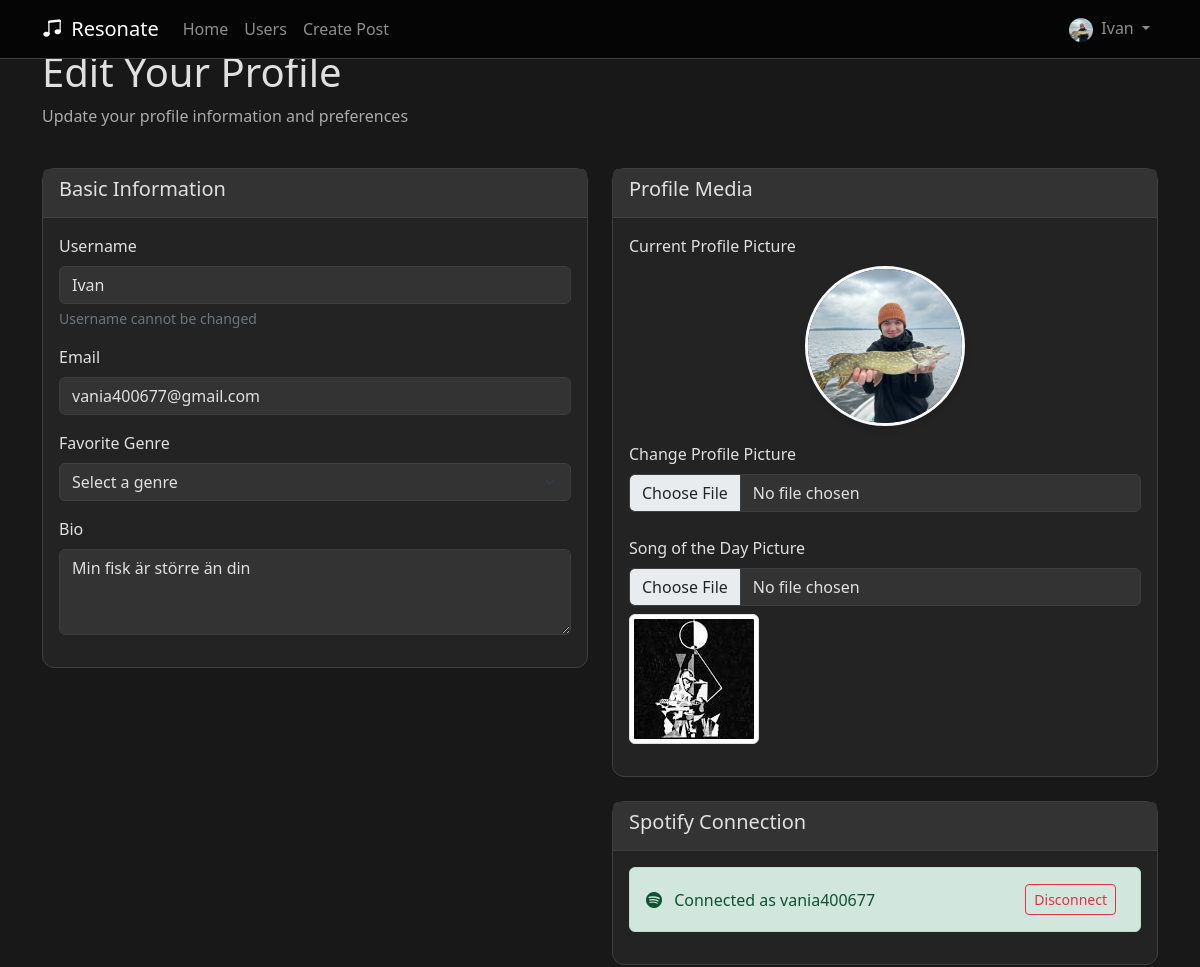
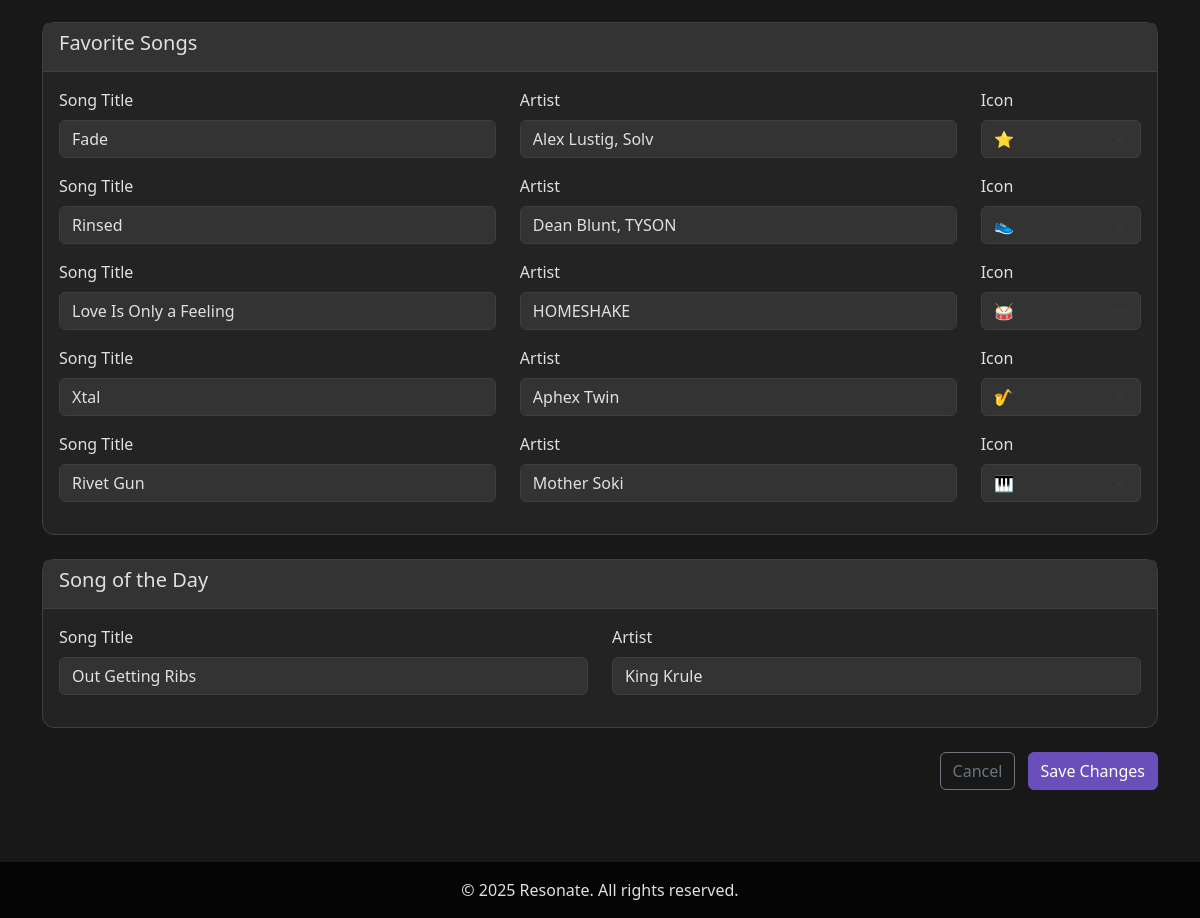
/edit_profile (signed in), run on the app's committed database (2 pictures, top to bottom).
### app.py (models this page shows, shortened)
class User(UserMixin, db.Model):
    __tablename__ = 'users'
    userId = db.Column(db.String(36), primary_key=True, default=lambda: str(uuid.uuid4()))
    username = db.Column(db.String(80), nullable=False)
    email = db.Column(db.String(120), unique=True, nullable=False)
    password = db.Column(db.String(128))
    profilePicture = db.Column(db.String, nullable=True, default='default.jpg')
    favoriteGenres = db.Column(db.String, nullable=True)
    createdAt = db.Column(db.DateTime, default=datetime.utcnow)
    spotify_access_token = db.Column(db.String(255), nullable=True)
    spotify_refresh_token = db.Column(db.String(255), nullable=True)
    spotify_user_id = db.Column(db.String(255), nullable=True)
    spotify_token_expiry = db.Column(db.DateTime, nullable=True)
    bio = db.Column(db.Text, nullable=True)
    sotd_title = db.Column(db.String(200), nullable=True)
    sotd_artist = db.Column(db.String(200), nullable=True)
    song_picture = db.Column(db.String(200), nullable=True)
    favorite_songs = db.Column(db.String, nullable=True)
    followed = db.relationship(
        'User',
        secondary=followers,
        primaryjoin=(followers.c.follower_id == userId),
        secondaryjoin=(followers.c.followed_id == userId),
        backref=db.backref('followers', lazy='dynamic'),
        lazy='dynamic'
    )

### app.py (the view, shortened to what this page needs)
@app.route('/edit_profile', methods=['GET', 'POST'])
@login_required
def edit_profile():
    return render_template('edit_profile.html')

### app.py (called while the page is built)
@app.template_filter('load_json')
def load_json(value):
    try:
        return json.loads(value) if value else []
    except json.JSONDecodeError:
        return []

@login_manager.user_loader
def load_user(user_id):
    return db.session.get(User, user_id)

### templates/edit_profile.html (shortened to what this page needs)
{% extends "base.html" %}
{% block content %}
<div class="container">
    <div class="row">
        <div class="col-md-12 mb-4">
            <h1>Edit Your Profile</h1>
            <p class="text-muted">Update your profile information and preferences</p>
        </div>
    </div>
    <form method="POST" enctype="multipart/form-data">
        <div class="row">
            <div class="col-md-6">
                <div class="card mb-4">
                    <div class="card-header">
                        <h5>Basic Information</h5>
                    </div>
                    <div class="card-body">
                        <div class="mb-3">
                            <label for="username" class="form-label">Username</label>
                            <input type="text" class="form-control" id="username" name="username" value="{{ current_user.username }}" readonly>
                            <div class="form-text">Username cannot be changed</div>
                        </div>
                        <div class="mb-3">
                            <label for="email" class="form-label">Email</label>
                            <input type="email" class="form-control" id="email" name="email" value="{{ current_user.email }}" required>
                        </div>
                        <div class="mb-3">
                            <label for="favorite_genre" class="form-label">Favorite Genre</label>
                            <select class="form-select" id="favorite_genre" name="favorite_genre">
                                <option value="">Select a genre</option>
                                {% set genres = ['Rock', 'Pop', 'Metal', 'EDM', 'Hip Hop', 'Classical', 'Jazz', 'Country', 'R&B', 'Indie'] %}
                            </select>
                        </div>
                        <div class="mb-3">
                            <label for="bio" class="form-label">Bio</label>
                            <textarea class="form-control" id="bio" name="bio" rows="3">{{ current_user.bio or '' }}</textarea>
                        </div>
                    </div>
                </div>
            </div>
            <div class="col-md-6">
                <div class="card mb-4">
                    <div class="card-header">
                        <h5>Profile Media</h5>
                    </div>
                    <div class="card-body">
                        <div class="mb-4">
                            <label class="form-label">Current Profile Picture</label>
                            <div class="text-center mb-2">
                                <div class="profile-pic-container mb-3">
                                    <img src="{{ url_for('static', filename='profile_pics/' + current_user.profilePicture) }}"
                                         class="profile-pic"
                                         alt="Profile Picture">
                                </div>
                            </div>
                            <div class="mb-3">
                                <label for="profilePicture" class="form-label">Change Profile Picture</label>
                                <input class="form-control" type="file" id="profilePicture" name="profilePicture" accept="image/*">
                            </div>
                        </div>
                        <div class="mb-3">
                            <label for="song_picture" class="form-label">Song of the Day Picture</label>
                            <input class="form-control" type="file" id="song_picture" name="song_picture" accept="image/*">
                            {% if current_user.song_picture %}
                            <div class="mt-2">
                                <img src="{{ url_for('static', filename='song_pics/' + current_user.song_picture) }}" class="img-thumbnail" style="max-width: 150px;" alt="Song Picture">
                            </div>
                            {% endif %}
                        </div>
                    </div>
                </div>
                <div class="card mb-4">
                    <div class="card-header">
                        <h5>Spotify Connection</h5>
                    </div>
                    <div class="card-body">
                        {% if current_user.spotify_user_id %}
                            <div class="alert alert-success d-flex justify-content-between align-items-center">
                                <span>
                                    <i class="bi bi-spotify me-2"></i>
                                    Connected as {{ current_user.spotify_user_id }}
                                </span>
                                <div>
                                    <a href="{{ url_for('spotify_disconnect') }}" class="btn btn-outline-danger btn-sm me-2">
                                        Disconnect
                                    </a>
                                </div>
                            </div>
                        {% endif %}
                    </div>
                </div>
            </div>
        </div>
        <div class="row">
            <div class="col-md-12">
                <div class="card mb-4">
                    <div class="card-header">
                        <h5>Favorite Songs</h5>
                    </div>
                    <div class="card-body">
                        <div class="favorite-songs-container">
                            {% set favorite_songs = current_user.favorite_songs|load_json if current_user.favorite_songs else [] %}
                            {% for i in range(5) %}
                            <div class="row mb-3 favorite-song-item">
                                <div class="col-md-5">
                                    <label class="form-label">Song Title</label>
                                    <input type="text" class="form-control" name="song_title_{{ i }}"
                                           value="{{ favorite_songs[i].title if i < favorite_songs|length else '' }}">
                                </div>
                                <div class="col-md-5">
                                    <label class="form-label">Artist</label>
                                    <input type="text" class="form-control" name="song_artist_{{ i }}"
                                           value="{{ favorite_songs[i].artist if i < favorite_songs|length else '' }}">
                                </div>
                                <div class="col-md-2">
                                    <label class="form-label">Icon</label>
                                    <select class="form-select" name="song_icon_{{ i }}">
                                        {% set icons = ["💋", "📱", "👟", "⭐", "🎵", "🎸", "🎹", "🎷", "🎤", "🥁"] %}
                                        {% for icon in icons %}
                                        <option value="{{ icon }}"
                                            {% if favorite_songs and i < favorite_songs|length and favorite_songs[i].icon == icon %}selected{% endif %}>
                                            {{ icon }}
                                        </option>
                                        {% endfor %}
                                    </select>
                                </div>
                            </div>
                            {% endfor %}
                        </div>
                    </div>
                </div>
            </div>
        </div>
        <div class="row">
            <div class="col-md-12">
                <div class="card mb-4">
                    <div class="card-header">
                        <h5>Song of the Day</h5>
                    </div>
                    <div class="card-body">
                        <div class="row">
                            <div class="col-md-6">
                                <div class="mb-3">
                                    <label for="sotd_title" class="form-label">Song Title</label>
                                    <input type="text" class="form-control" id="sotd_title" name="sotd_title" value="{{ current_user.sotd_title or '' }}">
                                </div>
                            </div>
                            <div class="col-md-6">
                                <div class="mb-3">
                                    <label for="sotd_artist" class="form-label">Artist</label>
                                    <input type="text" class="form-control" id="sotd_artist" name="sotd_artist" value="{{ current_user.sotd_artist or '' }}">
                                </div>
                            </div>
                        </div>
                    </div>
                </div>
            </div>
        </div>
        <div class="row">
            <div class="col-12 text-end mb-4">
                <a href="{{ url_for('profile', username=current_user.username) }}" class="btn btn-outline-secondary me-2">Cancel</a>
                <button type="submit" class="btn btn-primary">Save Changes</button>
            </div>
        </div>
    </form>
</div>
{% endblock %}

### templates/base.html (shortened to what this page needs)
<!DOCTYPE html>
<html lang="en">
<head>
    <link href="https://cdn.jsdelivr.net/npm/bootstrap@5.2.3/dist/css/bootstrap.min.css" rel="stylesheet">
    <link rel="stylesheet" href="https://cdn.jsdelivr.net/npm/bootstrap-icons@1.10.3/font/bootstrap-icons.css">
</head>
<body>
    <nav class="navbar navbar-expand-lg navbar-dark bg-primary fixed-top">
        <div class="container">
            <a class="navbar-brand" href="{{ url_for('index') }}">
                <i class="bi bi-music-note-beamed me-1"></i> Resonate
            </a>
            <div class="collapse navbar-collapse" id="navbarNav">
                <ul class="navbar-nav me-auto">
                    <li class="nav-item">
                        <a class="nav-link" href="{{ url_for('index') }}">Home</a>
                    </li>
                    <li class="nav-item">
                        <a class="nav-link" href="{{ url_for('users') }}">Users</a>
                    </li>
                    {% if current_user.is_authenticated %}
                    <li class="nav-item">
                        <a class="nav-link" href="{{ url_for('create_post') }}">Create Post</a>
                    </li>
                    {% endif %}
                </ul>
                <ul class="navbar-nav ms-auto">
                    {% if current_user.is_authenticated %}
                    <li class="nav-item dropdown">
                        <a class="nav-link dropdown-toggle" href="#" role="button" data-bs-toggle="dropdown">
                            <img src="{{ url_for('static', filename='profile_pics/' + current_user.profilePicture) }}"
                                 class="rounded-circle me-1" style="width: 24px; height: 24px; object-fit: cover;">
                            {{ current_user.username }}
                        </a>
                    </li>
                    {% endif %}
                </ul>
            </div>
        </div>
    </nav>
    <main class="py-5">
        {% block content %}{% endblock %}
    </main>
    <footer class="footer text-center">
        <div class="container">
            <p class="mb-0">&copy; 2025 Resonate. All rights reserved.</p>
        </div>
    </footer>
</body>
</html>

### templates/base.html (style rules this page uses)
:root { --bg-primary: #181818; --bg-secondary: #232323; --bg-tertiary: #333333; --accent-primary: #6a4fbb; --accent-secondary: #a45dff; --accent-tertiary: #c4a8d6; --text-primary: #e0e0e0; --text-secondary: #aaaaaa; --text-muted: #888888; --border-color: #3f3f3f; --glow-effect: 0 0 8px rgba(164, 93, 255, 0.7), 0 0 16px rgba(164, 93, 255, 0.4); }
html, body { height: 100%; margin: 0; background-color: var(--bg-primary); color: var(--text-primary); }
body { display: flex; flex-direction: column; }
main { flex: 1 0 auto; padding-top: 80px; }
.navbar { background-color: #050505 !important; border-bottom: 1px solid var(--border-color); }
.card { background-color: var(--bg-secondary); border: 1px solid var(--border-color); border-radius: 12px; }
.card-header { background-color: var(--bg-tertiary); border-bottom: 1px solid var(--border-color); }
.btn-primary { background-color: var(--accent-primary); border-color: var(--accent-primary); }
.form-control, .form-select { background-color: var(--bg-tertiary); border: 1px solid var(--border-color); color: var(--text-primary); }
h1, h2, h3, h4, h5, h6, p { color: var(--text-primary); }
a { color: var(--accent-primary); }
.text-muted { color: var(--text-secondary) !important; }
.footer { flex-shrink: 0; background-color: #050505 !important; color: var(--text-secondary); width: 100%; padding: 1rem 0; }

### templates/edit_profile.html (style rules this page uses)
.profile-pic-container { width: 160px; height: 160px; border-radius: 50%; overflow: hidden; margin: 0 auto; box-shadow: 0 4px 6px rgba(0, 0, 0, 0.1); border: 3px solid #f8f9fa; }
.profile-pic { width: 100%; height: 100%; object-fit: cover; }

### data on the page
User: profilePicture (picture), username "Ivan", email "vania400677@gmail.com", bio "Min fisk är större än din", song_picture (picture), spotify_user_id "vania400677", sotd_title "Out Getting Ribs", sotd_artist "King Krule"

### other printed values
form field value "⭐"
form field value "👟"
form field value "🥁"
form field value "🎷"
form field value "🎹"
